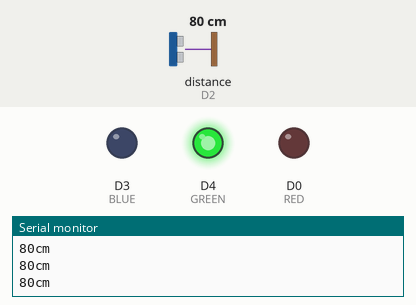
This sketch was run on a simulated ESP8266 (NodeMCU). On the bench: output pins drawn as LEDs (lit = HIGH), the last lines printed to the serial monitor. The inputs (shaded band) are chosen by the test bench; at power-on: distance to the obstacle (sensor on D2) 80 cm. WiFi joins after 1.5 s; servers stay silent unless stated.

Above: at 2.7 s.
2.8 s: distance to the obstacle (sensor on D2) set to 22 cm
4.3 s: distance to the obstacle (sensor on D2) set to 19 cm
At 4.8 s:
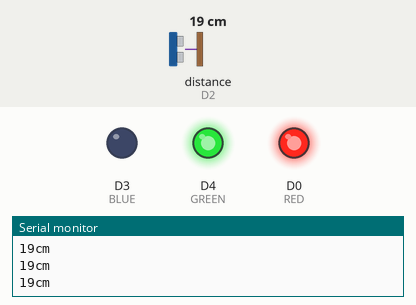
5.8 s: distance to the obstacle (sensor on D2) set to 12 cm
7.3 s: distance to the obstacle (sensor on D2) set to 9 cm
At 7.7 s:
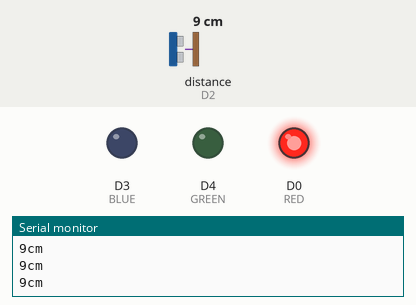
8.8 s: distance to the obstacle (sensor on D2) set to 18 cm
At 9.5 s:
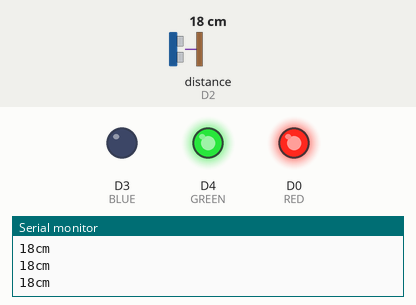
10.3 s: distance to the obstacle (sensor on D2) set to 2 cm
At 11.4 s:
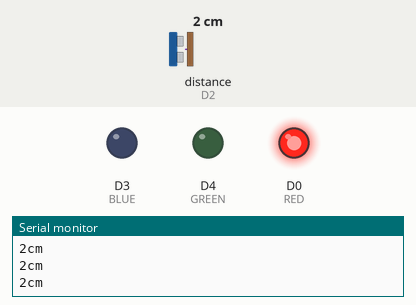
Timing chart, 0 to 12.8 s (numbered marks = the images above; inputs shaded):
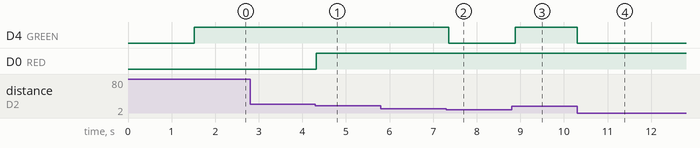

Measured:
- the behaviour switches between 21 and 20 cm on distance to the obstacle (sensor on D2) (found by bisection; images 0 and 1)
- the behaviour switches between 11 and 10 cm on distance to the obstacle (sensor on D2) (found by bisection; images 1 and 2)
- after the input at 4.3 s, D0 (RED): LOW → HIGH at once
- after the input at 7.3 s, D4 (GREEN): HIGH → LOW after 0.06 s
- after the input at 8.8 s, D4 (GREEN): LOW → HIGH after 0.08 s
- after the input at 10.3 s, D4 (GREEN): HIGH → LOW at once

The sketch:

webserver_hcsr04.ino
```cpp
#include <ESP8266WiFi.h>
#include <Ultrasonic.h>
#include <Arduino.h>
#include <Hash.h>
#include <ESPAsyncTCP.h>
#include <ESPAsyncWebServer.h>

Ultrasonic ultrasonic(5, 4);
long distancia;

int RED = D0;
int GREEN = D4;
int BLUE = D3;

const char* ssid = "GOMES";
const char* password = "00888050267";

AsyncWebServer server(8091);

const char index_html[] PROGMEM = R"rawliteral(
<!DOCTYPE HTML><html>
<head>
  <meta name="viewport" content="width=device-width, initial-scale=1">
  <link rel="stylesheet" href="https://use.fontawesome.com/releases/v5.7.2/css/all.css" integrity="sha384-fnmOCqbTlWIlj8LyTjo7mOUStjsKC4pOpQbqyi7RrhN7udi9RwhKkMHpvLbHG9Sr" crossorigin="anonymous">
  <style>
    html {
     font-family: Arial;
     display: inline-block;
     margin: 0px auto;
     text-align: center;
    }
    h2 { font-size: 3.0rem; }
    p { font-size: 3.0rem; }
    .units { font-size: 1.2rem; }
    .dht-labels{
      font-size: 1.5rem;
      vertical-align:middle;
      padding-bottom: 15px;
    }
  </style>
</head>
<body>
  <h2>Servidor HC-SR04</h2>
  <p>
    <i class="fas fa-person-booth" style="color:#059e8a;"></i>
    <span class="dht-labels">Distancia em cm </span>
    <span id="distance">%DISTANCE%</span>
  </p>
  <p id="isDistance"></p>
</body>
<script>
setInterval(function ( ) {
  var xhttp = new XMLHttpRequest();
  xhttp.onreadystatechange = function() {
    if (this.readyState == 4 && this.status == 200) {
      console.log(this.responseText);
      document.getElementById("distance").innerHTML = this.responseText;
      if(this.responseText <= 10){
        document.getElementById("isDistance").innerHTML = "Muito perto!!";
      } else if (this.responseText > 10 && this.responseText <= 20 ){
        document.getElementById("isDistance").innerHTML = "Nem muito perto e nem muito longe!!";
      }else{
        document.getElementById("isDistance").innerHTML = "Muito longe!!";
      }
    }
  };
  xhttp.open("GET", "/distance", true);
  xhttp.send();
}, 500 ) ;
</script>
</html>)rawliteral";


String processor(const String& var){
  Serial.println(var);
  if(var == "DISTANCE"){
    return String(distancia);
  }
  return String();
}


void setup() {
  Serial.begin(115200);
  delay(10);
  pinMode(RED, OUTPUT);
  pinMode(GREEN, OUTPUT);
  pinMode(BLUE, OUTPUT);

  Serial.println("");
  Serial.println("");
  Serial.print("Conectando a ");
  Serial.print(ssid);

  WiFi.begin(ssid, password); //PASSA OS PARÂMETROS PARA A FUNÇÃO QUE VAI FAZER A CONEXÃO COM A REDE SEM FIO

  while (WiFi.status() != WL_CONNECTED) {
    delay(500);
    Serial.print(".");
  }
  Serial.println("");
  Serial.print("Conectado a rede sem fio ");
  Serial.println(ssid);
  server.begin(); //INICIA O SERVIDOR PARA RECEBER DADOS NA PORTA DEFINIDA EM "WiFiServer server(porta);"
  Serial.println("Servidor iniciado");

  Serial.print("IP para se conectar ao NodeMCU: ");
  Serial.print("http://");
  Serial.println(WiFi.localIP()); //ip dinamico


// Route for root / web page
  server.on("/", HTTP_GET, [](AsyncWebServerRequest *request){
    request->send_P(200, "text/html", index_html, processor);
  });
  server.on("/distance", HTTP_GET, [](AsyncWebServerRequest *request){
    request->send_P(200, "text/plain", String(distancia).c_str());
  });

  // Start server
  server.begin();

}
void loop() {
  distancia = ultrasonic.Ranging(CM);
  Serial.print(distancia);
  Serial.println("cm");

  if (distancia <= 10){
    analogWrite(RED, 255);
    analogWrite(GREEN, 0);
    analogWrite(BLUE, 0);
  } else if ( distancia > 10 && distancia <= 20 ){
     analogWrite(RED, 255);
     analogWrite(GREEN, 255);
     analogWrite(BLUE, 0);
  }else{
    analogWrite(RED, 0);
    analogWrite(GREEN, 255);
    analogWrite(BLUE, 0);
  }
  delay(100);
}
```
